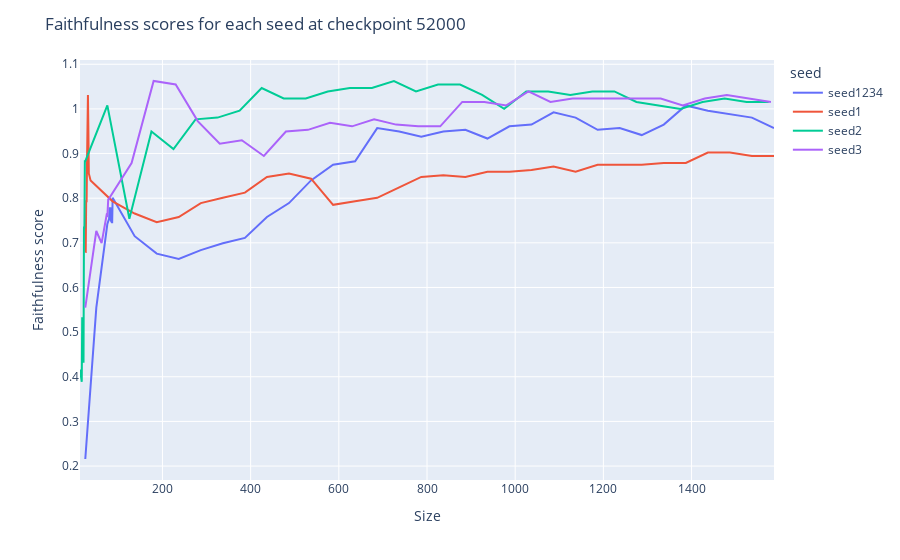

The notebook cell saved with this chart:
### Code cell
# graph faithfulness scores for each seed for checkpoint 143000
checkpoint = 52000
sub_df_ff = df_ff[df_ff['checkpoint'] == checkpoint]
fig = px.line(sub_df_ff, x='size', y='faithfulness_score', color='seed')
fig.update_layout(title=f'Faithfulness scores for each seed at checkpoint {checkpoint}', xaxis_title='Size', yaxis_title='Faithfulness score')
fig.show()

### Figure 1 — Plotly figure (JSON) as saved in the notebook; plotly's stock layout.template omitted (floating-point values rounded to 4 significant figures)
{"data": [{"hovertemplate": "seed=seed1234<br>size=%{x}<br>faithfulness_score=%{y}<extra></extra>", "legendgroup": "seed1234", "line": {"color": "#636efa", "dash": "solid"}, "marker": {"symbol": "circle"}, "mode": "lines", "name": "seed1234", "orientation": "v", "showlegend": true, "type": "scatter", "x": [25, 50, 75, 76, 77, 78, 79, 80, 81, 82, 83, 84, 85, 86, 87, 137, 187, 237, 287, 337, 387, 437, 487, 537, 587, 637, 687, 737, 787, 837, 887, 937, 987, 1037, 1087, 1137, 1187, 1237, 1287, 1337, 1387, 1437, 1487, 1537, 1587], "xaxis": "x", "y": [0.2158, 0.5547, 0.7422, 0.7461, 0.7461, 0.7539, 0.7539, 0.7773, 0.7773, 0.7773, 0.75, 0.7461, 0.7461, 0.7461, 0.8008, 0.7148, 0.6758, 0.6641, 0.6836, 0.6992, 0.7109, 0.7578, 0.7891, 0.8398, 0.875, 0.8828, 0.957, 0.9492, 0.9375, 0.9492, 0.9531, 0.9336, 0.9609, 0.9648, 0.9922, 0.9805, 0.9531, 0.957, 0.9414, 0.9648, 1.008, 0.9961, 0.9883, 0.9805, 0.957], "yaxis": "y"}, {"hovertemplate": "seed=seed1<br>size=%{x}<br>faithfulness_score=%{y}<extra></extra>", "legendgroup": "seed1", "line": {"color": "#EF553B", "dash": "solid"}, "marker": {"symbol": "circle"}, "mode": "lines", "name": "seed1", "orientation": "v", "showlegend": true, "type": "scatter", "x": [25, 26, 27, 28, 29, 30, 31, 32, 33, 37, 87, 137, 187, 237, 287, 337, 387, 437, 487, 537, 587, 637, 687, 737, 787, 837, 887, 937, 987, 1037, 1087, 1137, 1187, 1237, 1287, 1337, 1387, 1437, 1487, 1537, 1587], "xaxis": "x", "y": [0.6797, 0.6797, 0.793, 0.793, 0.8867, 0.957, 1.031, 0.9531, 0.8555, 0.8398, 0.793, 0.7656, 0.7461, 0.7578, 0.7891, 0.8008, 0.8125, 0.8477, 0.8555, 0.8438, 0.7852, 0.793, 0.8008, 0.8242, 0.8477, 0.8516, 0.8477, 0.8594, 0.8594, 0.8633, 0.8711, 0.8594, 0.875, 0.875, 0.875, 0.8789, 0.8789, 0.9023, 0.9023, 0.8945, 0.8945], "yaxis": "y"}, {"hovertemplate": "seed=seed2<br>size=%{x}<br>faithfulness_score=%{y}<extra></extra>", "legendgroup": "seed2", "line": {"color": "#00cc96", "dash": "solid"}, "marker": {"symbol": "circle"}, "mode": "lines", "name": "seed2", "orientation": "v", "showlegend": true, "type": "scatter", "x": [13, 17, 18, 19, 20, 21, 22, 23, 24, 25, 75, 125, 175, 225, 275, 325, 375, 425, 475, 525, 575, 625, 675, 725, 775, 825, 875, 925, 975, 1025, 1075, 1125, 1175, 1225, 1275, 1325, 1375, 1425, 1475, 1525, 1575], "xaxis": "x", "y": [0.416, 0.3887, 0.5312, 0.5312, 0.4336, 0.4336, 0.7344, 0.7344, 0.8828, 0.8828, 1.008, 0.7539, 0.9492, 0.9102, 0.9766, 0.9805, 0.9961, 1.047, 1.023, 1.023, 1.039, 1.047, 1.047, 1.062, 1.039, 1.055, 1.055, 1.031, 1, 1.039, 1.039, 1.031, 1.039, 1.039, 1.016, 1.008, 1, 1.016, 1.023, 1.016, 1.016], "yaxis": "y"}, {"hovertemplate": "seed=seed3<br>size=%{x}<br>faithfulness_score=%{y}<extra></extra>", "legendgroup": "seed3", "line": {"color": "#ab63fa", "dash": "solid"}, "marker": {"symbol": "circle"}, "mode": "lines", "name": "seed3", "orientation": "v", "showlegend": true, "type": "scatter", "x": [25, 50, 62, 74, 75, 76, 77, 78, 79, 80, 130, 180, 230, 280, 330, 380, 430, 480, 530, 580, 630, 680, 730, 780, 830, 880, 930, 980, 1030, 1080, 1130, 1180, 1230, 1280, 1330, 1380, 1430, 1480, 1530, 1580], "xaxis": "x", "y": [0.5547, 0.7266, 0.6992, 0.7656, 0.7578, 0.7969, 0.7969, 0.7969, 0.8008, 0.8008, 0.8789, 1.062, 1.055, 0.9727, 0.9219, 0.9297, 0.8945, 0.9492, 0.9531, 0.9688, 0.9609, 0.9766, 0.9648, 0.9609, 0.9609, 1.016, 1.016, 1.008, 1.039, 1.016, 1.023, 1.023, 1.023, 1.023, 1.023, 1.008, 1.023, 1.031, 1.023, 1.016], "yaxis": "y"}], "layout": {"legend": {"title": {"text": "seed"}, "tracegroupgap": 0}, "margin": {"t": 60}, "title": {"text": "Faithfulness scores for each seed at checkpoint 52000"}, "xaxis": {"anchor": "y", "domain": [0, 1], "title": {"text": "Size"}}, "yaxis": {"anchor": "x", "domain": [0, 1], "title": {"text": "Faithfulness score"}}}}
